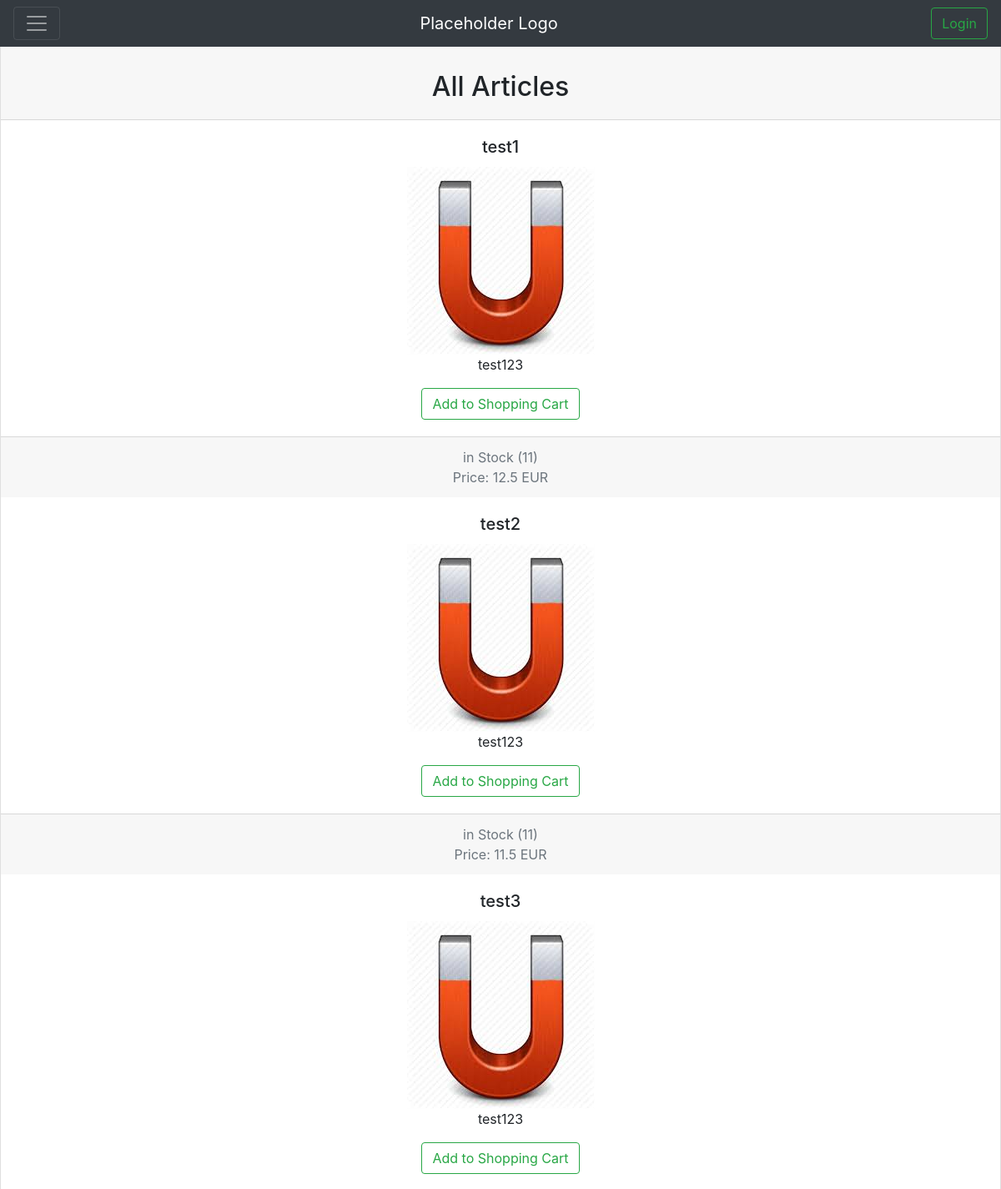
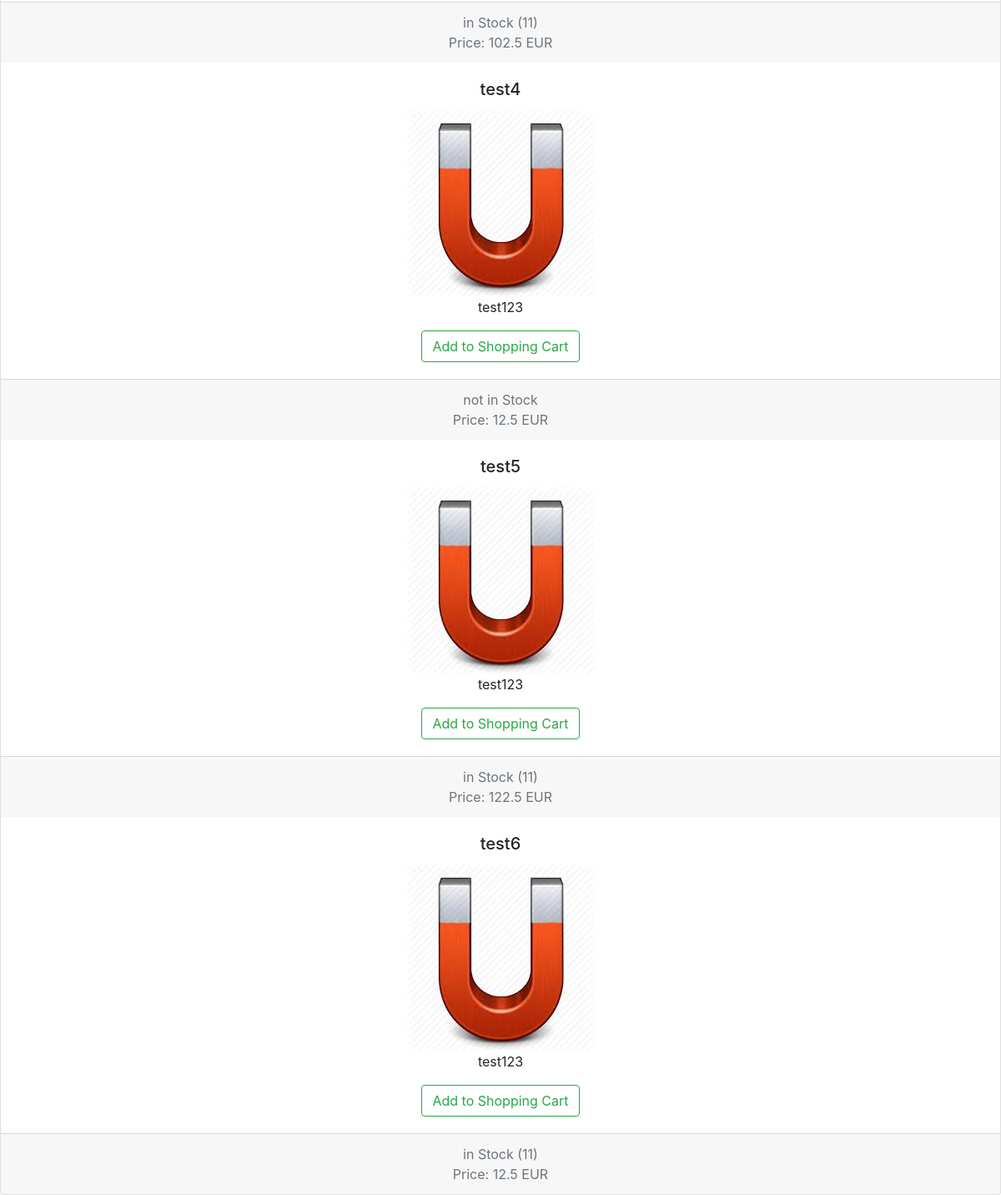
The page /dist/articles.php on the database its author committed (2 pictures, top to bottom).
### tables this page shows
CREATE TABLE `article` (
  `article_id` int(255) NOT NULL,
  `article_name` varchar(200) NOT NULL,
  `description` varchar(2000) NOT NULL,
  `price` decimal(10,2) NOT NULL,
  `stock` int(11) NOT NULL,
  `picture` varchar(255) DEFAULT NULL,
  `category` enum('Hardware','Software') DEFAULT NULL,
  `os` enum('Windows','Mac') NOT NULL,
  `status` enum('active','hidden') NOT NULL DEFAULT 'active'
);

### dist/php/db_functions.php (called while the page is built, shortened)
<?php
class userClass
{
  private $conn;
  public function __construct()
  {
    $database = new Database();
    $db = $database->dbConnection();
    $this->conn = $db;
  }
  public function runQuery($sql)
  {
    $stmt = $this->conn->prepare($sql);
    return $stmt;
  }
  public function getCurrency()
  {
    if($this->is_loggedin()) {
      $stmt = $this->runQuery("SELECT * FROM customer_currency WHERE customer_id=:customer_id");
      $stmt->execute(array(':customer_id' => $_SESSION['user_session']));
      $currency = $stmt->fetch(PDO::FETCH_ASSOC);
      return $currency['currency'];
    }
    else
    {
      return "EUR";
    }
  }
}

### dist/php/article_page.php (the view)
<?php
$user_req = new userClass();
$stmt = $user_req->runQuery("SELECT * FROM article");
$stmt->execute();
if($user_req->is_loggedin()){
  $rate = $user_req->getRate();
}
else{
  $rate=1;
}
?>
<br/><br/>
<div class="card text-center">
  <div class="card-header">
    <br/>
    <h2>All Articles</h2>
  </div>
  <?php
  while($userReq=$stmt->fetch(PDO::FETCH_ASSOC)){
    ?>
    <div class="card-body">
      <h5 class="card-title"><?php echo($userReq['article_name']);  ?></h5>
      <img src="<?php echo($userReq['picture']);?>" class="article_image"/>
      <p class="card-text"><?php echo($userReq['description']);  ?></p>
      <a href="addtocart.php?article=<?php echo($userReq['article_id']);?>" class="btn btn-outline-success my-2 my-sm-0" value="">Add to Shopping Cart</a>
    </div>
    <div class="card-footer text-muted">
      <?php if(($userReq['stock']) <=0)
      {
        echo("not in Stock");
      }
      else
      {
        ?> in Stock (<?php echo($userReq['stock']);?>)
        <?php
      }
      ?>
      <br/> Price: <?php echo($userReq['price']*$rate);?> <?php echo($user_req->getCurrency());?>
    </div>
    <?php
  }
  ?>
</div>

### dist/articles.php (shortened to what this page needs)
<?php
require_once("php/db_functions.php");
?>
<!doctype html>
<html class="no-js" lang="" xmlns="http://www.w3.org/1999/html">
<head>
    <?php include('header.php'); ?>
</head>
<body>
<?php include('nav.php');?>
<?php include('php/article_page.php'); ?>
</body>
</html>

### dist/header.php (shortened to what this page needs)
<link rel="stylesheet" href="https://maxcdn.bootstrapcdn.com/bootstrap/4.3.1/css/bootstrap.min.css">
<link rel="stylesheet" href="https://use.fontawesome.com/releases/v5.6.3/css/all.css">
<link rel="stylesheet" href="css/normalize.css">
<link rel="stylesheet" href="css/main.css">

### dist/nav.php (shortened to what this page needs)
<nav class="navbar navbar-dark bg-dark fixed-top">
    <button class="navbar-toggler" type="button" data-toggle="collapse" data-target="#navbarSupportedContent" aria-controls="navbarSupportedContent" aria-expanded="false" aria-label="Toggle navigation">
        <span class="navbar-toggler-icon"></span>
    </button>
    <a class="navbar-brand" href="#">Placeholder Logo</a>
    <?php require_once("php/db_functions.php");
    $login = new userClass();
    if($login->is_loggedin()!="")
    {
        switch($login->getCurrency())
        {
            case"EUR":?>
                <select id="currency" name="currency">
                    <option value="1" selected="selected">EUR</option>
                    <option value="2">CHF</option>
                    <option value="3">USD</option>
                    <option value="4">JPY</option>
                </select><?php
                break;
            case "CHF":
                ?>
                <select id="currency" name="currency">
                    <option value="1">EUR</option>
                    <option value="2" selected="selected">CHF</option>
                    <option value="3">USD</option>
                    <option value="4">JPY</option>
                </select><?php
                break;
            case "USD":
                ?>
                <select id="currency" name="currency">
                    <option value="1">EUR</option>
                    <option value="2">CHF</option>
                    <option value="3" selected="selected">USD</option>
                    <option value="4">JPY</option>
                </select><?php
                break;
            case "JPY":
                ?>
                <select id="currency" name="currency">
                    <option value="1">EUR</option>
                    <option value="2">CHF</option>
                    <option value="3">USD</option>
                    <option value="4" selected="selected">JPY</option>
                </select><?php
                break;
            default:?>
                <select id="currency" name="currency">
                    <option value="1" selected="selected">EUR</option>
                    <option value="2">CHF</option>
                    <option value="3">USD</option>
                    <option value="4">JPY</option>
                </select><?php
                break;
        }?>
        <?php
        $login->getCurrency();
        echo "<a href=\"shoppingcart.php\" class=\"btn btn-outline-success my-2 my-sm-0\">Shopping Cart</a>";
    }
    else
    {
        echo "<a href=\"login.php\" class=\"btn btn-outline-success my-2 my-sm-0\">Login</a>";
    }
    ?>
</nav>

### rows shown on the page
article: article_name "test1", description "test123", stock "11", $userReq['price']*$rate "12.5"
article: article_name "test2", description "test123", stock "11", $userReq['price']*$rate "11.5"
article: article_name "test3", description "test123", stock "11", $userReq['price']*$rate "102.5"
article: article_name "test4", description "test123", stock "not in Stock", $userReq['price']*$rate "12.5"
article: article_name "test5", description "test123", stock "11", $userReq['price']*$rate "122.5"
article: article_name "test6", description "test123", stock "11", $userReq['price']*$rate "12.5"
